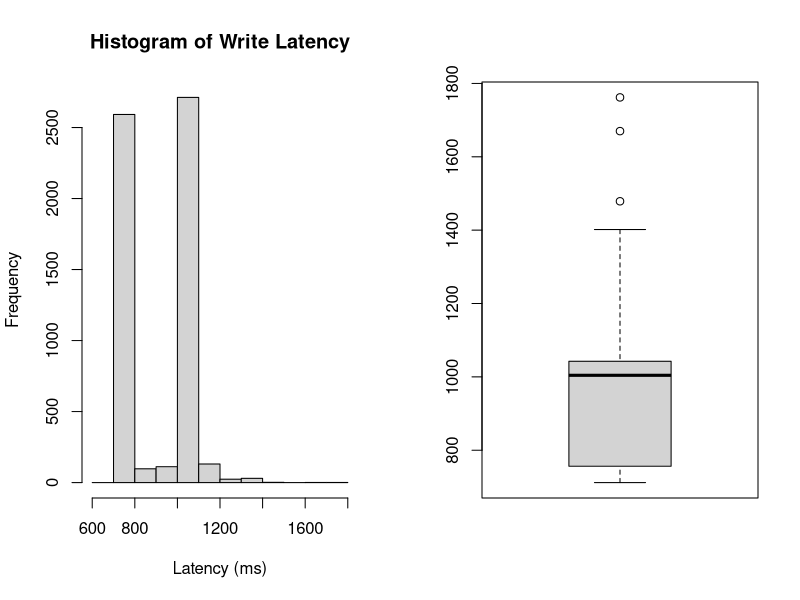
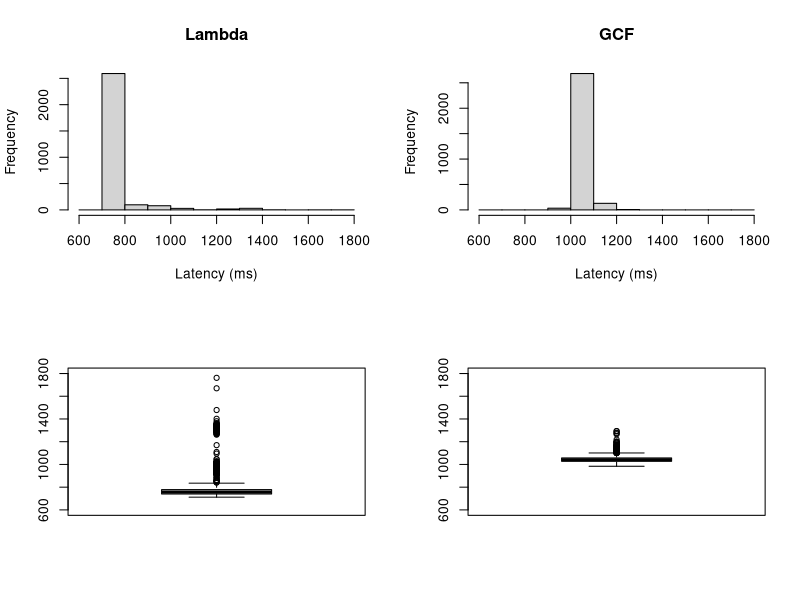
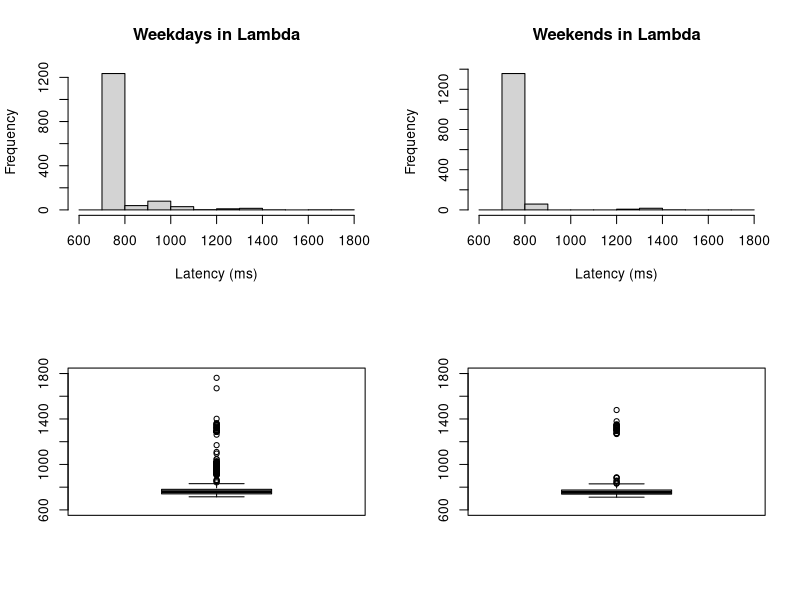
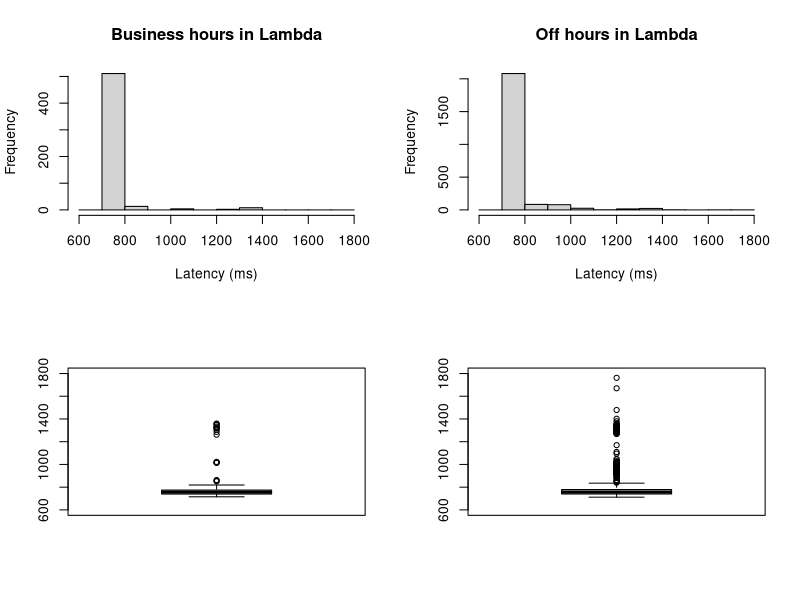
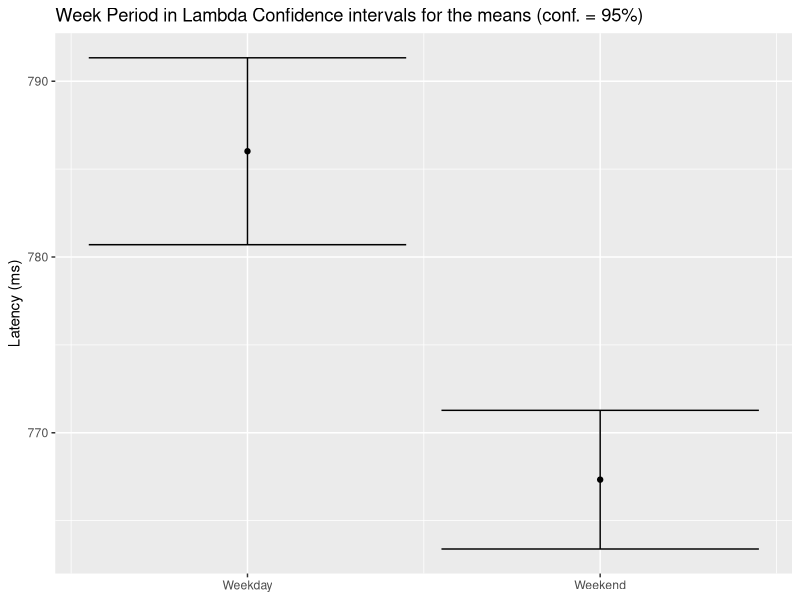
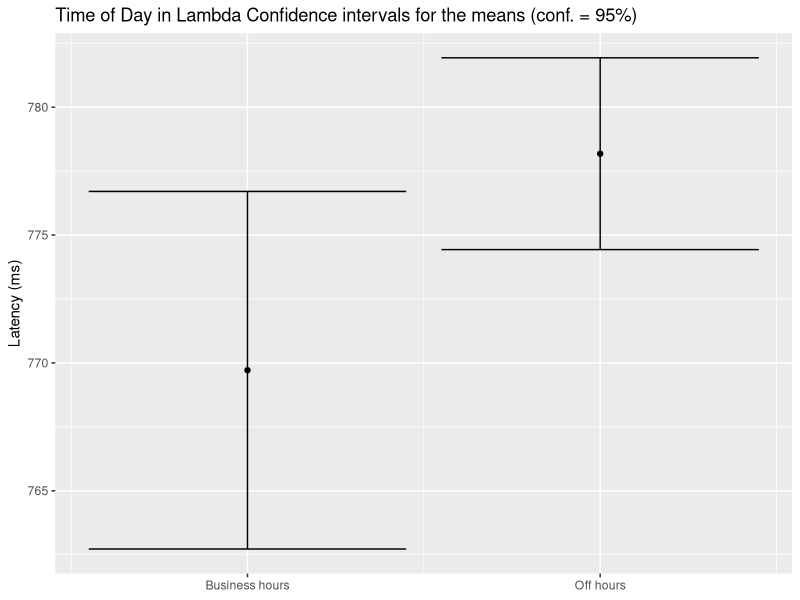
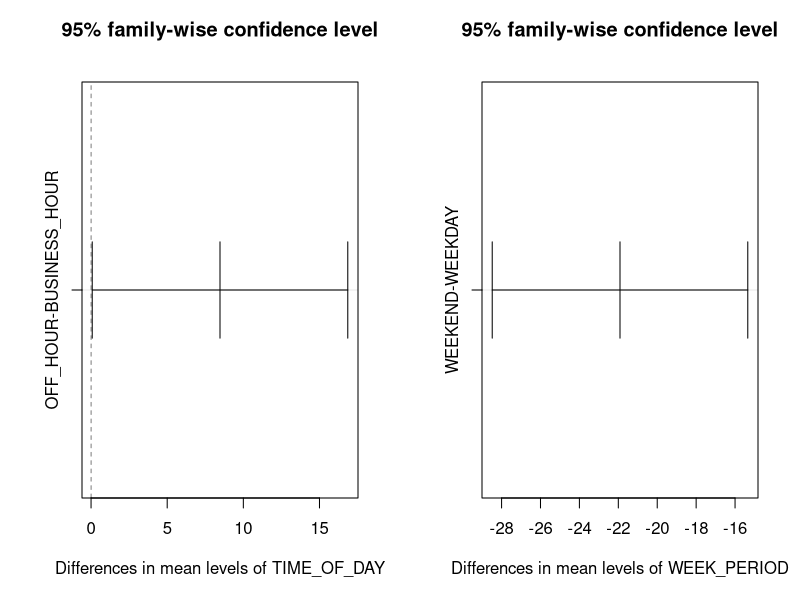
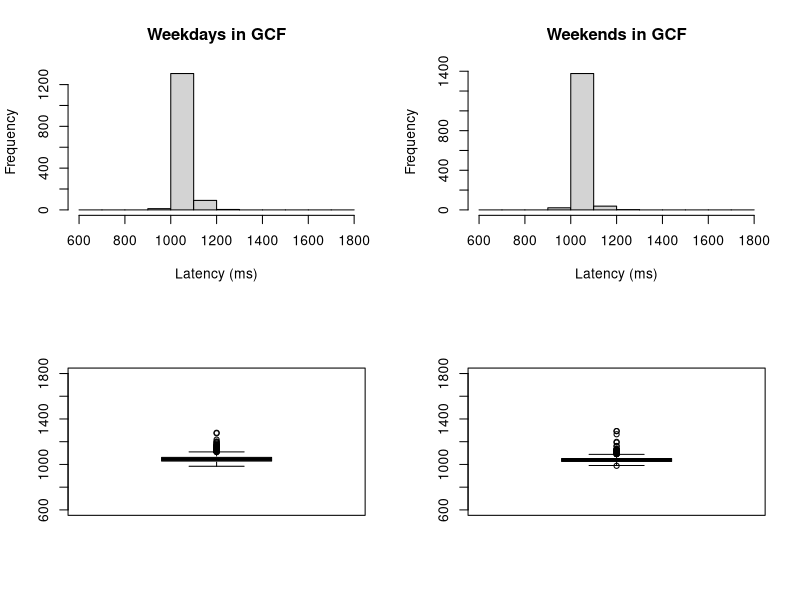

Source code (R) for these figures, in order:
## ---- chunk 1
library(ggplot2)
library(gridExtra)
data = read.csv("./day-time-dataset.csv")
data_write = data[data$OPERATION_TYPE == 'WRITE',]

data_write_lambda = data[data$OPERATION_TYPE == 'WRITE' & data$SYSTEM_NAME == 'LAMBDA_DD',]
data_write_gcf = data[data$OPERATION_TYPE == 'WRITE' & data$SYSTEM_NAME == 'GCF_DD',]

hist_seq = seq(600, 1800, 100)
boxplot_limits = c(600, 1800)
conf_level = 0.95
CV <- function(x) { sd(x) / mean(x) }
## ---- chunk 2
layout(matrix(1:2, nrow = 1))
hist(data_write$LATENCY_SECONDS * 1000, main = "Histogram of Write Latency", xlab = "Latency (ms)", breaks = hist_seq)

boxplot(data_write$LATENCY_SECONDS * 1000)
layout(matrix(1:1, nrow = 1))
## ---- chunk 3
layout(matrix(c(1,3,2,4), nrow = 2, ncol=2))
hist(data_write_lambda$LATENCY_SECONDS * 1000, main = "Lambda", xlab = "Latency (ms)", breaks = hist_seq)
hist(data_write_gcf$LATENCY_SECONDS * 1000, main = "GCF", xlab = "Latency (ms)", breaks = hist_seq)
boxplot(data_write_lambda$LATENCY_SECONDS * 1000, ylim = boxplot_limits)
boxplot(data_write_gcf$LATENCY_SECONDS * 1000, ylim = boxplot_limits)
layout(matrix(1:1, nrow = 1))
## ---- chunk 4
data_write_weekday_lambda <- data_write_lambda[data_write_lambda$WEEK_PERIOD == 'WEEKDAY',]
data_write_weekend_lambda <- data_write_lambda[data_write_lambda$WEEK_PERIOD == 'WEEKEND',]
## ---- chunk 5
layout(matrix(c(1,3,2,4), nrow = 2, ncol=2))
hist(data_write_weekday_lambda$LATENCY_SECONDS * 1000, main = "Weekdays in Lambda", xlab = "Latency (ms)", breaks = hist_seq)
hist(data_write_weekend_lambda$LATENCY_SECONDS * 1000, main = "Weekends in Lambda", xlab = "Latency (ms)", breaks = hist_seq)
boxplot(data_write_weekday_lambda$LATENCY_SECONDS * 1000, ylim=boxplot_limits)
boxplot(data_write_weekend_lambda$LATENCY_SECONDS * 1000, ylim=boxplot_limits)
layout(matrix(1:1, nrow = 1))
## ---- chunk 6
data_write_business_lambda <- data_write_lambda[data_write_lambda$TIME_OF_DAY == 'BUSINESS_HOUR',]
data_write_off_lambda <- data_write_lambda[data_write_lambda$TIME_OF_DAY == 'OFF_HOUR',]
## ---- chunk 7
layout(matrix(c(1,3,2,4), nrow = 2, ncol=2))
hist(data_write_business_lambda$LATENCY_SECONDS * 1000, main = "Business hours in Lambda", xlab = "Latency (ms)", breaks = hist_seq)
hist(data_write_off_lambda$LATENCY_SECONDS * 1000, main = "Off hours in Lambda", xlab = "Latency (ms)", breaks = hist_seq)

boxplot(data_write_business_lambda$LATENCY_SECONDS * 1000, ylim=boxplot_limits)
boxplot(data_write_off_lambda$LATENCY_SECONDS * 1000, ylim=boxplot_limits)
layout(matrix(1:1, nrow = 1))
## ---- chunk 8
t_test_weekday_lambda = t.test(data_write_weekday_lambda$LATENCY_SECONDS, conf.level=conf_level)
t_test_weekend_lambda = t.test(data_write_weekend_lambda$LATENCY_SECONDS, conf.level=conf_level)
ic_results_day_lambda = data.frame(
x = 1:2,
y = c(mean(data_write_weekday_lambda$LATENCY_SECONDS), mean(data_write_weekend_lambda$LATENCY_SECONDS)) * 1000,
lower = c(t_test_weekday_lambda$conf.int[1], t_test_weekend_lambda$conf.int[1]) * 1000,
upper = c(t_test_weekday_lambda$conf.int[2], t_test_weekend_lambda$conf.int[2]) * 1000,
when = c("Weekday", "Weekend"))
ic_results_day_lambda$provider = "Lambda"
ic_results_day_lambda$type = "Day of week"

t_test_business_lambda = t.test(data_write_business_lambda$LATENCY_SECONDS, conf.level=conf_level)
t_test_off_lambda = t.test(data_write_off_lambda$LATENCY_SECONDS, conf.level=conf_level)
ic_results_time_lambda = data.frame(
x = 1:2,
y = c(mean(data_write_business_lambda$LATENCY_SECONDS), mean(data_write_off_lambda$LATENCY_SECONDS)) * 1000,
lower = c(t_test_business_lambda$conf.int[1], t_test_off_lambda$conf.int[1]) * 1000,
upper = c(t_test_business_lambda$conf.int[2], t_test_off_lambda$conf.int[2]) * 1000,
when = c("Business hours", "Off-hours"))
ic_results_time_lambda$provider = "Lambda"
ic_results_time_lambda$type = "Time of day"
## ---- chunk 9
ggplot(ic_results_day_lambda, aes(x, y)) + geom_point() +
  geom_errorbar(aes(ymin = lower, ymax = upper)) + labs(y="Latency (ms)", x = NULL) + ggtitle("Week Period in Lambda Confidence intervals for the means (conf. = 95%)") +
  scale_x_continuous(breaks = c(1, 2), labels = c("Weekday", "Weekend"))
## ---- chunk 10
ggplot(ic_results_time_lambda, aes(x, y)) + geom_point() +
  geom_errorbar(aes(ymin = lower, ymax = upper)) + labs(y="Latency (ms)", x = NULL) + ggtitle("Time of Day in Lambda Confidence intervals for the means (conf. = 95%)") +
  scale_x_continuous(breaks = c(1, 2), labels = c("Business hours", "Off hours"))
## ---- chunk 11
data_aov_lambda = aov(LATENCY_SECONDS*1000 ~ TIME_OF_DAY * WEEK_PERIOD,
                      data=data_write_lambda)
summary(data_aov_lambda)
## ---- chunk 12
SS_lambda = anova(data_aov_lambda)["Sum Sq"]
SST_lambda = sum(SS_lambda)
round(100*SS_lambda/SST_lambda, 2)
qf(0.95, 1, 2847);
## ---- chunk 13
layout(matrix(1:2, nrow = 1))
tukey_lambda = TukeyHSD(data_aov_lambda, conf.level = 0.95)
plot(tukey_lambda)
layout(matrix(1:1, nrow = 1))
## ---- chunk 14
data_write_weekday_gcf <- data_write_gcf[data_write_gcf$WEEK_PERIOD == 'WEEKDAY',]
data_write_weekend_gcf <- data_write_gcf[data_write_gcf$WEEK_PERIOD == 'WEEKEND',]
## ---- chunk 15
layout(matrix(c(1,3,2,4), nrow = 2, ncol=2))
hist(data_write_weekday_gcf$LATENCY_SECONDS * 1000, main = "Weekdays in GCF", xlab = "Latency (ms)", breaks = hist_seq)
hist(data_write_weekend_gcf$LATENCY_SECONDS * 1000, main = "Weekends in GCF", xlab = "Latency (ms)", breaks = hist_seq)
boxplot(data_write_weekday_gcf$LATENCY_SECONDS * 1000, ylim=boxplot_limits)
boxplot(data_write_weekend_gcf$LATENCY_SECONDS * 1000, ylim=boxplot_limits)
layout(matrix(1:1, nrow = 1))
## ---- chunk 16
data_write_business_gcf <- data_write_gcf[data_write_gcf$TIME_OF_DAY == 'BUSINESS_HOUR',]
data_write_off_gcf <- data_write_gcf[data_write_gcf$TIME_OF_DAY == 'OFF_HOUR',]
## ---- chunk 17
layout(matrix(c(1,3,2,4), nrow = 2, ncol=2))
hist(data_write_business_gcf$LATENCY_SECONDS * 1000, main = "Business hours in GCF", xlab = "Latency (ms)", breaks = hist_seq)
hist(data_write_off_gcf$LATENCY_SECONDS * 1000, main = "Off hours in GCF", xlab = "Latency (ms)", breaks = hist_seq)

boxplot(data_write_business_gcf$LATENCY_SECONDS * 1000, ylim=boxplot_limits)
boxplot(data_write_off_gcf$LATENCY_SECONDS * 1000, ylim=boxplot_limits)
layout(matrix(1:1, nrow = 1))
## ---- chunk 18
t_test_weekday_gcf = t.test(data_write_weekday_gcf$LATENCY_SECONDS, conf.level=conf_level)
t_test_weekend_gcf = t.test(data_write_weekend_gcf$LATENCY_SECONDS, conf.level=conf_level)
ic_results_day_gcf = data.frame(
x = 1:2,
y = c(mean(data_write_weekday_gcf$LATENCY_SECONDS), mean(data_write_weekend_gcf$LATENCY_SECONDS)) * 1000,
lower = c(t_test_weekday_gcf$conf.int[1], t_test_weekend_gcf$conf.int[1]) * 1000,
upper = c(t_test_weekday_gcf$conf.int[2], t_test_weekend_gcf$conf.int[2]) * 1000,
when = c("Weekday", "Weekend"))
ic_results_day_gcf$provider = "GCF"
ic_results_day_gcf$type = "Day of week"

t_test_business_gcf = t.test(data_write_business_gcf$LATENCY_SECONDS, conf.level=conf_level)
t_test_off_gcf = t.test(data_write_off_gcf$LATENCY_SECONDS, conf.level=conf_level)
ic_results_time_gcf = data.frame(
x = 1:2,
y = c(mean(data_write_business_gcf$LATENCY_SECONDS), mean(data_write_off_gcf$LATENCY_SECONDS)) * 1000,
lower = c(t_test_business_gcf$conf.int[1], t_test_off_gcf$conf.int[1]) * 1000,
upper = c(t_test_business_gcf$conf.int[2], t_test_off_gcf$conf.int[2]) * 1000,
when = c("Business hours", "Off-hours"))
ic_results_time_gcf$provider = "GCF"
ic_results_time_gcf$type = "Time of day"
## ---- chunk 19
ggplot(ic_results_day_gcf, aes(x, y)) + geom_point() +
  geom_errorbar(aes(ymin = lower, ymax = upper)) + labs(y="Latency (ms)", x = NULL) + ggtitle("Week Period in GCF Confidence intervals for the means (conf. = 95%)") +
  scale_x_continuous(breaks = c(1, 2), labels = c("Weekday", "Weekend"))
## ---- chunk 20
ggplot(ic_results_time_gcf, aes(x, y)) + geom_point() +
  geom_errorbar(aes(ymin = lower, ymax = upper)) + labs(y="Latency (ms)", x = NULL) + ggtitle("Time of Day in GCF Confidence intervals for the means (conf. = 95%)") +
  scale_x_continuous(breaks = c(1, 2), labels = c("Business hours", "Off hours"))
## ---- chunk 21
data_aov_gcf = aov(LATENCY_SECONDS*1000 ~ TIME_OF_DAY * WEEK_PERIOD,
                      data=data_write_gcf)
summary(data_aov_gcf)
## ---- chunk 22
SS_gcf = anova(data_aov_gcf)["Sum Sq"]
SST_gcf = sum(SS_gcf)
round(100*SS_gcf/SST_gcf, 2)
qf(0.95, 1, 2849);
## ---- chunk 23
layout(matrix(1:2, nrow = 1))
tukey_gcf = TukeyHSD(data_aov_gcf, conf.level = 0.95)
plot(tukey_gcf)
layout(matrix(1:1, nrow = 1))
## ---- chunk 24
layout(matrix(1:2, nrow =1))
hist(data_write_lambda$LATENCY_SECONDS * 1000, main = "Lambda", xlab = "Latency (ms)", breaks = hist_seq)
hist(data_write_gcf$LATENCY_SECONDS * 1000, main = "GCF", xlab = "Latency (ms)", breaks = hist_seq)
layout(matrix(1:1, nrow = 1))
ic_results_full = rbind(ic_results_day_gcf, ic_results_time_gcf)
ic_results_full = rbind(ic_results_full, ic_results_day_lambda)
ic_results_full = rbind(ic_results_full, ic_results_time_lambda)

ggplot1 = ggplot(ic_results_full[ic_results_full$type == 'Day of week',], aes(x = when, y)) + geom_point() +
  geom_errorbar(aes(ymin = lower, ymax = upper)) + labs(y="Latency (ms)", x = NULL) + ggtitle(NULL) + facet_grid(provider ~ type, scales = "free_y") + theme_bw()

ggplo2 = ggplot(ic_results_full[ic_results_full$type == 'Time of day',], aes(x = when, y)) + geom_point() +
  geom_errorbar(aes(ymin = lower, ymax = upper)) + labs(y="Latency (ms)", x = NULL) + ggtitle(NULL) + facet_grid(provider ~ type, scales = "free_y") + theme_bw()

grid.arrange(ggplot1, ggplo2, ncol = 2)
## ---- chunk 25
medians = data.frame(name = c("Time of day", "Day of week","Time of day", "Day of week"), provider = c("Lambda", "Lambda", "GCF", "GCF"),
                     diff_median = c(median(data_write_business_lambda$LATENCY_SECONDS) * 100 / median(data_write_off_lambda$LATENCY_SECONDS), median(data_write_weekday_lambda$LATENCY_SECONDS) * 100 / median(data_write_weekend_lambda$LATENCY_SECONDS), median(data_write_business_gcf$LATENCY_SECONDS) * 100 / median(data_write_off_gcf$LATENCY_SECONDS), median(data_write_weekday_gcf$LATENCY_SECONDS) * 100 / median(data_write_weekend_gcf$LATENCY_SECONDS)))
medians
